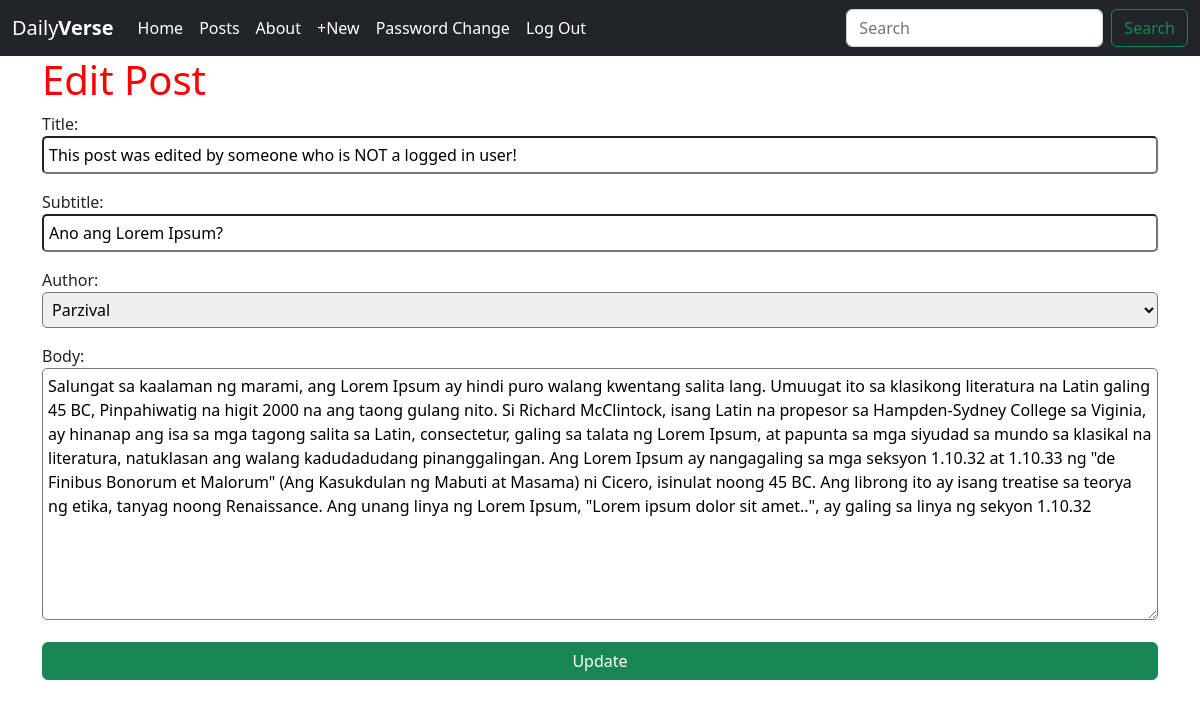
Screenshot of /posts/12/edit/ (signed in) with the database file from the repository.
### posts/models.py (models this page shows, shortened)
class Post(models.Model):
    title = models.CharField(max_length=256)
    subtitle = models.CharField(max_length=256)
    author = models.ForeignKey(
        get_user_model(),
        on_delete=models.CASCADE
    )
    body = models.TextField()
    created_on = models.DateTimeField(auto_now_add=True)

### posts/views.py (the view)
# urls.py: path('<int:pk>/edit/', PostUpdateView.as_view(), name='edit'),
class PostUpdateView(LoginRequiredMixin, UserPassesTestMixin, UpdateView):
    template_name = "posts/edit.html"
    model = Post
    fields = ["title", "subtitle", "author", "body"] # Fields will be showed on the page
    def test_func(self):
        post_obj = self.get_object()
        return post_obj.author == self.request.user

### templates/posts/edit.html (shortened to what this page needs)
{% extends 'base.html' %}
{% block content %}
    <div id="update-container">
        <h1>Edit Post</h1>
        <form method="POST">
            {{ form.as_p }}
            <input type="submit" value="Update" class="btn btn-success btn-md" id="update-post-btn">
        </form>
    </div>
{% endblock content %}

### static/css/base.css (style rules this page uses)
h1 { color: red; }
#id_title, #id_subtitle, #id_author, #id_body, #create-post { padding: 5px; margin: 0px auto; width: 100%; border-radius: 5px; }
#update-post-btn { width: 100%; }

### rows the page displays
Post: title "This post was edited by someone who is NOT a logged in user!", subtitle "Ano ang Lorem Ipsum?", author "Parzival", body "Salungat sa kaalaman ng marami, ang Lorem Ipsum ay hindi puro walang kwentang salita lang. Umuugat ito sa klasikong literatura na Latin galing 45 BC, Pinpahiwatig na higit 2000 na ang taong gulang nito. Si Richard McClintock, isang Latin na propesor sa Hampden-Sydney College sa Viginia, ay hinanap ang isa sa mga tagong salita sa Latin, consectetur, galing sa talata ng Lorem Ipsum, at papunta sa mga siyudad sa mundo sa klasikal na literatura, natuklasan ang walang kadudadudang pinanggalingan. Ang Lorem Ipsum ay nangagaling sa mga seksyon 1.10.32 at 1.10.33 ng \"de Finibus Bonorum et Malorum\" (Ang Kasukdulan ng Mabuti at Masama) ni Cicero, isinulat noong 45 BC. Ang librong ito ay isang…"
